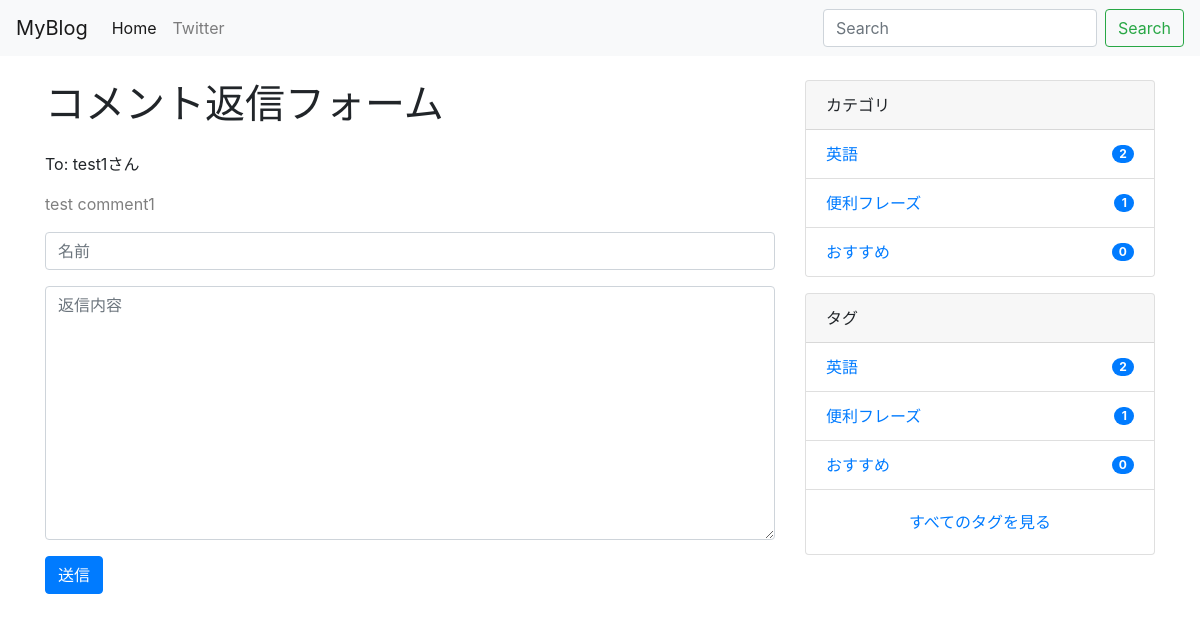
Screenshot of /reply/1/ with the database file from the repository.
### blog/models.py (models this page shows, shortened)
class Comment(models.Model):
    post = models.ForeignKey(
        Post, on_delete=models.CASCADE, related_name='comments')
    author = models.CharField(max_length=50)
    text = models.TextField()
    timestamp = models.DateTimeField(auto_now_add=True)
    approved = models.BooleanField(default=False)
    class Meta:
        ordering = ['-timestamp']

class Category(models.Model):
    name = models.CharField(max_length=255)
    slug = models.SlugField(unique=True)
    timestamp = models.DateTimeField(auto_now_add=True)

class Tag(models.Model):
    name = models.CharField(max_length=255)
    slug = models.SlugField(unique=True)
    timestamp = models.DateTimeField(auto_now_add=True)

### blog/views.py (the view, shortened to what this page needs)
# urls.py: path('reply/<int:pk>/', ReplyFormView.as_view(), name='reply_form'),
class ReplyFormView(CreateView):
    model = Reply
    form_class = ReplyForm
    def get_context_data(self, **kwargs):
        context = super().get_context_data(**kwargs)
        comment_pk = self.kwargs['pk']
        context['comment'] = get_object_or_404(Comment, pk=comment_pk)
        return context

### blog/forms.py
class ReplyForm(ModelForm):
    class Meta:
        model = Reply
        fields = ('author', 'text')
        widgets = {
            'author': TextInput(attrs={
                'class': 'form-control',
                'placeholder': '名前',
            }),
            'text': Textarea(attrs={
                'class': 'form-control',
                'placeholder': '返信内容',
            }),
        }
        labels = {
            'author': '',
            'text': '',
        }

### portfolio/context_processors.py (called while the page is built)
def common(request):
    context = {
        'categories': Category.objects.annotate(
            num_posts=Count('post', filter=Q(post__is_public=True))),
        'tags': Tag.objects.annotate(
            num_posts=Count('post', filter=Q(post__is_public=True))),
    }
    return context

### blog/templates/blog/reply_form.html (shortened to what this page needs)
{% extends "base.html" %}
{% block content %}
<div class="container">
  <div class="row">
    <main class="col-md-8">
      <h1 class="mb-4">コメント返信フォーム</h1>
      <p>To: {{ comment.author }}さん</p>
      <p class="text-black-50">{{ comment.text|linebreaksbr }}</p>
      <form method="POST">{% csrf_token %}
        {{ form.as_p }}
        <button type="submit" class="btn btn-primary">送信</button>
      </form>
    </main>
    <aside class="col-md-4">
      {% include "blog/snippets/sidebar.html" %}
    </aside>
  </div>
</div>
{% endblock %}

### blog/templates/blog/snippets/sidebar.html
<div class="card mb-3">
  <div class="card-header">
    カテゴリ
  </div>
  <ul class="list-group list-group-flush">
    {% for category in categories|dictsort:"id" %}
    <li class="list-group-item d-flex justify-content-between align-items-center">
      <a href="{% url 'blog:category_post' category.slug %}" class="card-link">{{ category.name }}</a>
      <span class="badge badge-primary badge-pill">{{ category.num_posts }}</span>
    </li>
    {% endfor %}
  </ul>
</div>
<div class="card">
  <div class="card-header">
    タグ
  </div>
  <ul class="list-group list-group-flush">
    {% for tag in tags|dictsortreversed:"num_posts"|slice:":5" %}
    <li class="list-group-item d-flex justify-content-between align-items-center">
      <a href="{% url 'blog:tag_post' tag.slug %}" class="card-link">{{ tag.name }}</a>
      <span class="badge badge-primary badge-pill">{{ tag.num_posts }}</span>
    </li>
    {% endfor %}
  </ul>
  <div class="card-body text-center">
    <a href="{% url 'blog:tag_list' %}" class="card-link">すべてのタグを見る</a>
  </div>
</div>

### rows the page displays
Comment: author "test1", text "test comment1"
Category: name "英語", num_posts "2"
Category: name "便利フレーズ", num_posts "1"
Category: name "おすすめ", num_posts "0"
Tag: name "英語", num_posts "2"
Tag: name "便利フレーズ", num_posts "1"
Tag: name "おすすめ", num_posts "0"
